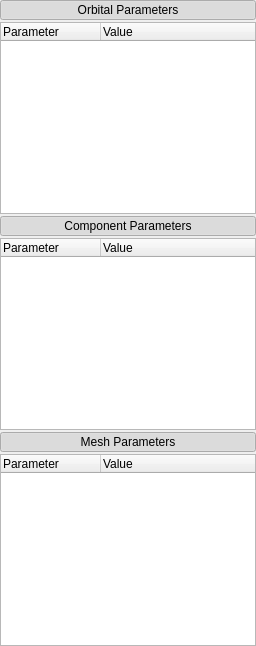
        <widget class="QWidget" name="lp_mainWidget" native="true">
         <layout class="QVBoxLayout" name="verticalLayout_14">
          <property name="spacing">
           <number>2</number>
          </property>
          <property name="margin">
           <number>0</number>
          </property>
          <item>
           <widget class="QPushButton" name="lp_orbitPushButton">
            <property name="maximumSize">
             <size>
              <width>16777215</width>
              <height>20</height>
             </size>
            </property>
            <property name="text">
             <string>Orbital Parameters</string>
            </property>
            <property name="icon">
             <iconset resource="ui_resources.qrc">
              <normaloff>:/images/icons/menu-2.png</normaloff>:/images/icons/menu-2.png</iconset>
            </property>
            <property name="checkable">
             <bool>true</bool>
            </property>
            <property name="checked">
             <bool>true</bool>
            </property>
           </widget>
          </item>
          <item>
           <widget class="ParameterTreeWidget" name="lp_orbitTreeView">
            <property name="minimumSize">
             <size>
              <width>0</width>
              <height>80</height>
             </size>
            </property>
            <property name="indentation">
             <number>2</number>
            </property>
            <column>
             <property name="text">
              <string>Parameter</string>
             </property>
            </column>
            <column>
             <property name="text">
              <string>Value</string>
             </property>
            </column>
           </widget>
          </item>
          <item>
           <widget class="QPushButton" name="lp_compPushButton">
            <property name="maximumSize">
             <size>
              <width>16777215</width>
              <height>20</height>
             </size>
            </property>
            <property name="text">
             <string>Component Parameters</string>
            </property>
            <property name="icon">
             <iconset resource="ui_resources.qrc">
              <normaloff>:/images/icons/menu-2.png</normaloff>:/images/icons/menu-2.png</iconset>
            </property>
            <property name="checkable">
             <bool>true</bool>
            </property>
            <property name="checked">
             <bool>true</bool>
            </property>
           </widget>
          </item>
          <item>
           <widget class="QWidget" name="lp_compWidget" native="true">
            <layout class="QVBoxLayout" name="verticalLayout_7">
             <property name="spacing">
              <number>2</number>
             </property>
             <property name="margin">
              <number>0</number>
             </property>
             <item>
              <widget class="ParameterTreeWidget" name="lp_compTreeView">
               <property name="sizePolicy">
                <sizepolicy hsizetype="Expanding" vsizetype="Expanding">
                 <horstretch>0</horstretch>
                 <verstretch>0</verstretch>
                </sizepolicy>
               </property>
               <property name="minimumSize">
                <size>
                 <width>0</width>
                 <height>80</height>
                </size>
               </property>
               <property name="indentation">
                <number>2</number>
               </property>
               <column>
                <property name="text">
                 <string>Parameter</string>
                </property>
               </column>
               <column>
                <property name="text">
                 <string>Value</string>
                </property>
               </column>
              </widget>
             </item>
             <item>
              <widget class="QPushButton" name="lp_meshPushButton">
               <property name="minimumSize">
                <size>
                 <width>0</width>
                 <height>20</height>
                </size>
               </property>
               <property name="maximumSize">
                <size>
                 <width>16777215</width>
                 <height>20</height>
                </size>
               </property>
               <property name="text">
                <string>Mesh Parameters</string>
               </property>
               <property name="icon">
                <iconset resource="ui_resources.qrc">
                 <normaloff>:/images/icons/menu-2.png</normaloff>:/images/icons/menu-2.png</iconset>
               </property>
               <property name="checkable">
                <bool>true</bool>
               </property>
               <property name="checked">
                <bool>true</bool>
               </property>
              </widget>
             </item>
             <item>
              <widget class="ParameterTreeWidget" name="lp_meshTreeView">
               <property name="indentation">
                <number>2</number>
               </property>
               <column>
                <property name="text">
                 <string>Parameter</string>
                </property>
               </column>
               <column>
                <property name="text">
                 <string>Value</string>
                </property>
               </column>
              </widget>
             </item>
            </layout>
           </widget>
          </item>
         </layout>
        </widget>
